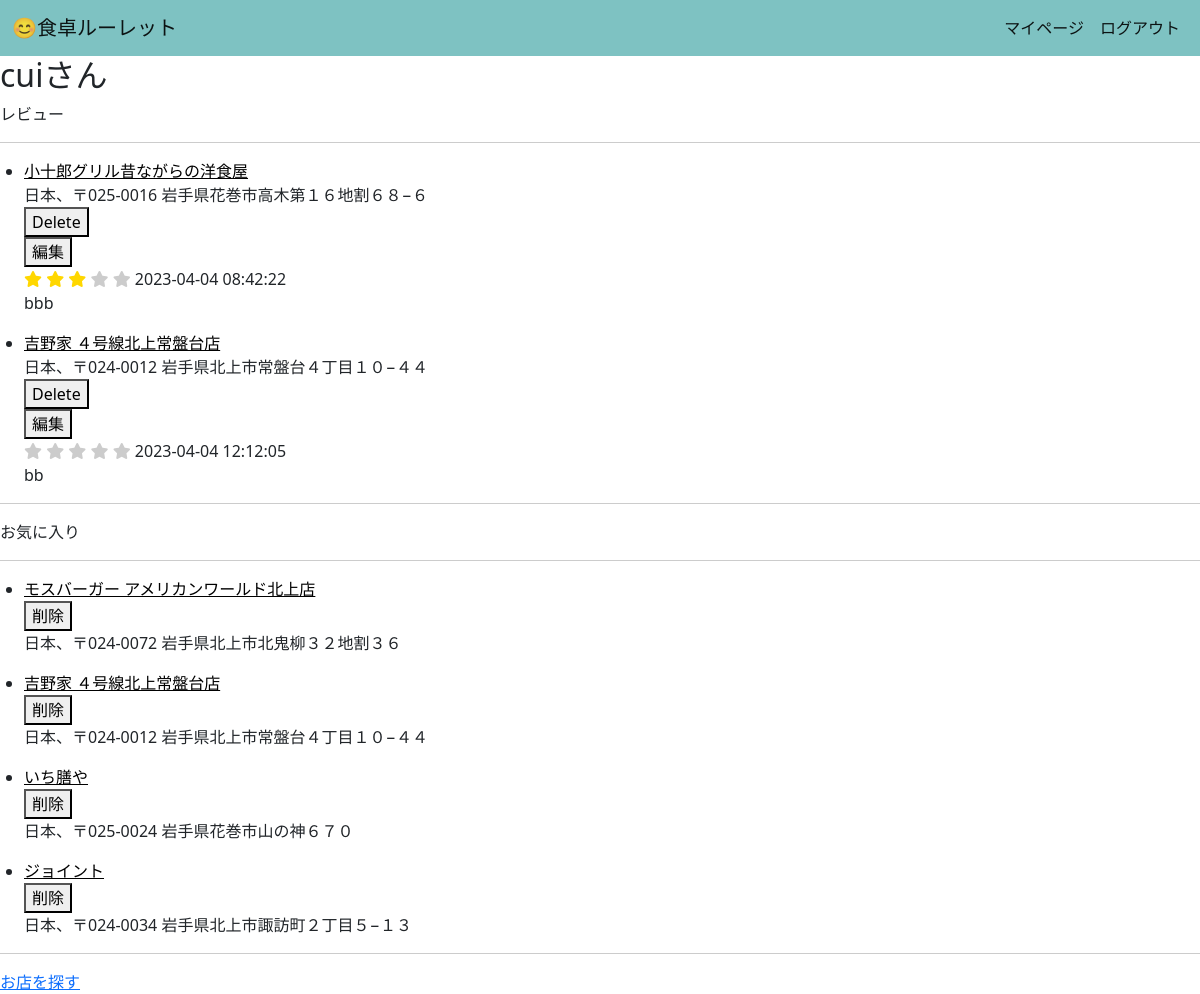
/account (signed in), run on an earlier commit of the app's database.
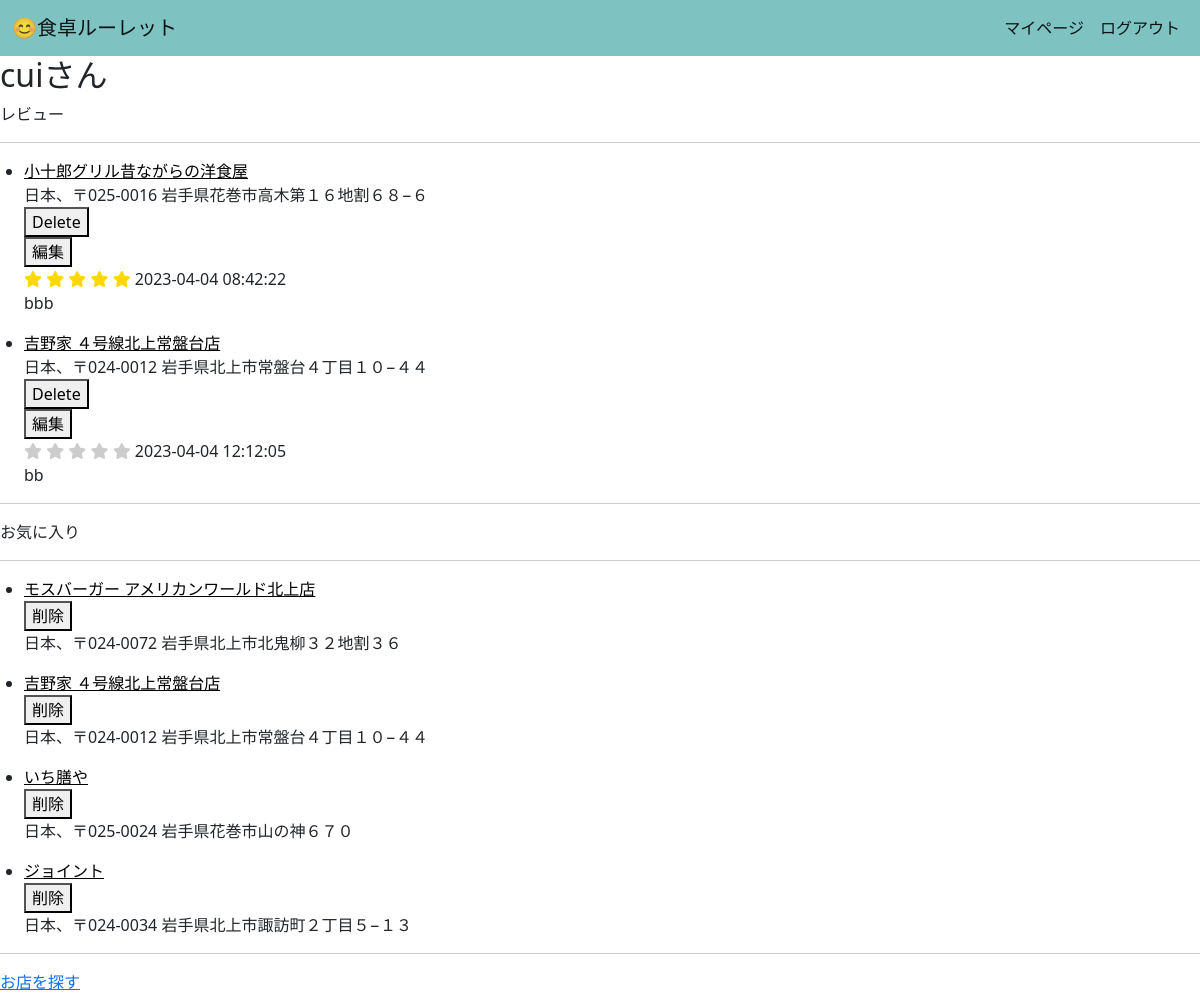
And on a later commit of the database.
### portfolio1/main.py (models this page shows)
class User(db.Model, UserMixin):
    __tableaccountid__ = 'User'
    id = db.Column(db.Integer, primary_key=True)
    accountid = db.Column(db.String(16), nullable=False)
    password = db.Column(db.String(16), nullable=False)
    reviews = db.relationship('Review', backref='user', lazy=True)

class Review(db.Model):
    id = db.Column(db.Integer, primary_key=True)
    user_id = db.Column(db.Integer, db.ForeignKey('user.id'), nullable=False)
    name = db.Column(db.String(100), nullable=False)
    formatted_address = db.Column(db.String(100), nullable=False)
    rating = db.Column(db.Integer)
    comment = db.Column(db.String(500))
    date_posted = db.Column(db.DateTime, default=datetime.utcnow)

class Like(db.Model):
    id = db.Column(db.Integer, primary_key=True)
    user_id = db.Column(db.Integer, db.ForeignKey('user.id'), nullable=False)
    name = db.Column(db.String(100), nullable=False)
    formatted_address = db.Column(db.String(100), nullable=False)
    date_posted = db.Column(db.DateTime, default=datetime.utcnow)

### portfolio1/main.py (the view)
@app.route('/account')
@login_required
def account():
    likes = Like.query.filter_by(user_id=current_user.id).all()
    reviews = Review.query.filter_by(user_id=current_user.id).all()
    form2 = ReviewForm()
    return render_template('portfolio1/account.html', accountid=current_user.accountid, likes=likes, reviews=reviews, form2=form2)

### portfolio1/main.py (called while the page is built)
@login_manager.user_loader
def load_user(user_id):
    if user_id == 'None' or user_id is None:
        redirect('/login')
    else:
        return User.query.get(int(user_id))

### portfolio1/templates/portfolio1/account.html (shortened to what this page needs)
{% extends "layout.html" %}
{% block content %}
<link rel="stylesheet" href="https://cdnjs.cloudflare.com/ajax/libs/font-awesome/4.7.0/css/font-awesome.min.css">
<h2>{{ current_user.accountid }}さん</h2>
レビュー
<p>
  {% if reviews %}
    <ul>
      {% for review in reviews %}
  <li>
    <strong>
      <form action="{{ url_for('detail') }}" method="POST">
        <button type="submit" style="background:none;border:none;padding:0;margin:0;color:black;text-decoration:underline;">{{ review.name }}</button>
      </form>
    </strong>
    {{ review.formatted_address }} <br>
      <div>
        <form action="{{ url_for('delete_review', review_id=review.id) }}" method="post">
          <button type="submit" onclick="return confirm('一度消したレビューは戻せません。本当に消去しますか？')">Delete</button>
        </form>
      </div>
      <button type="button" class="edit-button" data-review-id="{{ review.id }}">編集</button>
    {% for i in range(1, 6) %}
      {% if review.rating is not none and i <= review.rating|safe|int %}
        <span class="fa fa-star checked"></span>
      {% else %}
        <span class="fa fa-star"></span>
      {% endif %}
    {% endfor %}
    {{ review.date_posted.strftime('%Y-%m-%d %H:%M:%S') }} <br>
    {{ review.comment }} <br>
  </li>
{% endfor %}
    </ul>
  {% else %}
    <p>No reviews found.</p>
  {% endif %}
</p>
お気に入り
<p>
  {% if likes %}
    <ul>
      {% for like in likes %}
        <li>
          <strong>
            <form action="{{ url_for('detail') }}" method="POST">
              <button type="submit" style="background:none;border:none;padding:0;margin:0;color:black;text-decoration:underline;">{{ like.name }}</button>
            </form>
          </strong>
          {% if like.user_id == current_user.id %}
            <form action="{{ url_for('delete_like', like_id=like.id) }}" method="post">
              <button type="submit" onclick="return confirm('本当に消去しますか？')">削除</button>
            </form>
          {% endif %}
          {{ like.formatted_address }} <br>
        </li>
      {% endfor %}
    </ul>
  {% else %}
    <p>No likes found.</p>
  {% endif %}
</p>
<a href="{{ url_for('index') }}">お店を探す</a>
{% endblock %}

### portfolio1/templates/layout.html (shortened to what this page needs)
<!DOCTYPE html>
<html lang="ja">
<head>
    <link href="https://cdn.jsdelivr.net/npm/bootstrap@5.0.2/dist/css/bootstrap.min.css" rel="stylesheet">
    <link rel="stylesheet" href="{{ url_for('static', filename='css/style.css') }}"/>
</head>
<body>
    <nav class="navbar navbar-expand navbar-light" style="background-color: #7EC2C2">
        <div class="container-fluid">
            <a class="navbar-brand"  href="{{ url_for('index') }}">😊食卓ルーレット</a>
            <div class="collapse navbar-collapse" id="navbarNavAltMarkup">
                <div class="navbar-nav ms-auto">
                    {% if current_user.is_authenticated %}
                        <a class="nav-link active" aria-current="page" href="{{ url_for('account') }}">マイページ</a>
                        <a class="nav-link active" aria-current="page" href="{{ url_for('logout') }}">ログアウト</a>
                    {% else %}
                        <a class="nav-link active" aria-current="page" href="{{ url_for('signup') }}">アカウント作成</a>
                        <a class="nav-link active" aria-current="page" href="{{ url_for('login') }}">ログイン</a>
                    {% endif %}
                </div>
            </div>
        </div>
    </nav>
{% block content %}{% endblock %}
</body>
</html>

### portfolio1/static/css/style.css (style rules this page uses)
.fa-star { color: #ccc; }
.fa-star.checked { color: gold; }
ul, ol { border-top: solid #ccc 1px; border-bottom: solid #ccc 1px; padding: 0.5em 0 0.5em 1.5em; }
ul li, ol li { line-height: 1.5; padding: 0.5em 0; }

What changed in the data, as far as the page shows it:
changed Review "小十郎グリル昔ながらの洋食屋": rating 3 → 5 (drawn)
